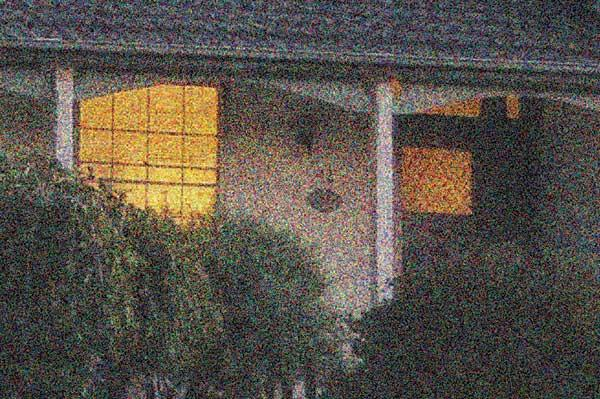
#> input picture PraktikumD/image_with_noise.jpg, 600 x 399 px, given in place of the camera
$ python I2_ColorPicker.py
#> lines starting #> are read from the running program, lines starting #| are printed output that depends on the picture
import cv2
import numpy as np

def nothing(x):
    pass

# Open a connection to the webcam
cam = cv2.VideoCapture(0)

if not cam.isOpened():
    print("Error: Could not open webcam.")
    exit()

# Create a window named "Trackbars" for the trackbars
cv2.namedWindow("Trackbars")

# Create trackbars for adjusting the HSV color space
cv2.createTrackbar("L-H", "Trackbars", 0, 179, nothing)
#> slider 'L-H' is set to 35
cv2.createTrackbar("L-S", "Trackbars", 0, 255, nothing)
#> slider 'L-S' is set to 51
cv2.createTrackbar("L-V", "Trackbars", 0, 255, nothing)
#> slider 'L-V' is set to 51
cv2.createTrackbar("U-H", "Trackbars", 179, 179, nothing)
cv2.createTrackbar("U-S", "Trackbars", 255, 255, nothing)
cv2.createTrackbar("U-V", "Trackbars", 255, 255, nothing)

while True:
    # Capture a frame from the webcam
    ret, frame = cam.read()
#> frame is the input picture: shape (399, 600, 3); mean B, G, R 73.1, 82, 88.9
    if not ret:
        print("Error: Could not read frame.")
        break

    # Convert the frame from BGR to HSV color space
    hsv = cv2.cvtColor(frame, cv2.COLOR_BGR2HSV)
#> hsv: shape (399, 600, 3); mean H, S, V 67.9, 61.5, 93.4

    # Get the current positions of the trackbars
    l_h = cv2.getTrackbarPos("L-H", "Trackbars")
    l_s = cv2.getTrackbarPos("L-S", "Trackbars")
    l_v = cv2.getTrackbarPos("L-V", "Trackbars")
    u_h = cv2.getTrackbarPos("U-H", "Trackbars")
    u_s = cv2.getTrackbarPos("U-S", "Trackbars")
    u_v = cv2.getTrackbarPos("U-V", "Trackbars")

    # Define the lower and upper bounds of the color to track
    lower_color = np.array([l_h, l_s, l_v])
    upper_color = np.array([u_h, u_s, u_v])

    # Create a mask to filter out the specified color
    mask = cv2.inRange(hsv, lower_color, upper_color)
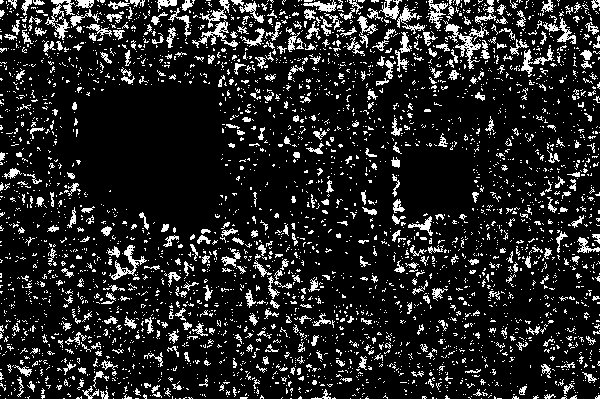
#> mask: shape (399, 600); 13.9% white in thin lines or dots

    # Apply the mask to the original frame
    result = cv2.bitwise_and(frame, frame, mask=mask)
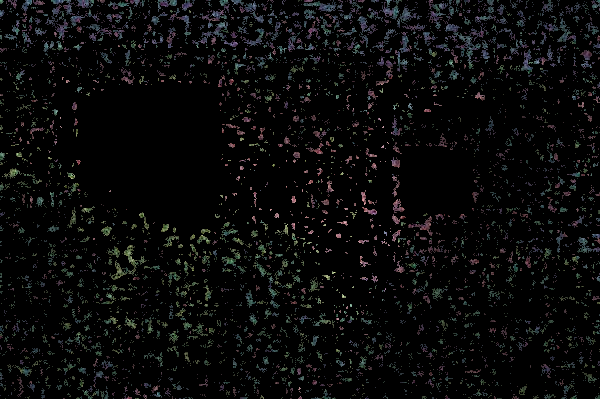
#> result: shape (399, 600, 3); mean B, G, R 9.9, 9.8, 9.6

    # Display the original frame, mask, and result
    cv2.imshow("Frame", frame)
    cv2.imshow("Mask", mask)
    cv2.imshow("Result", result)

    # Break the loop if the 'Esc' key is pressed
    key = cv2.waitKey(1)
#> (key Esc is pressed here)
    if key == 27:  # ASCII value for 'Esc' key is 27
        break

# Release the webcam and close all OpenCV windows
cam.release()
cv2.destroyAllWindows()
